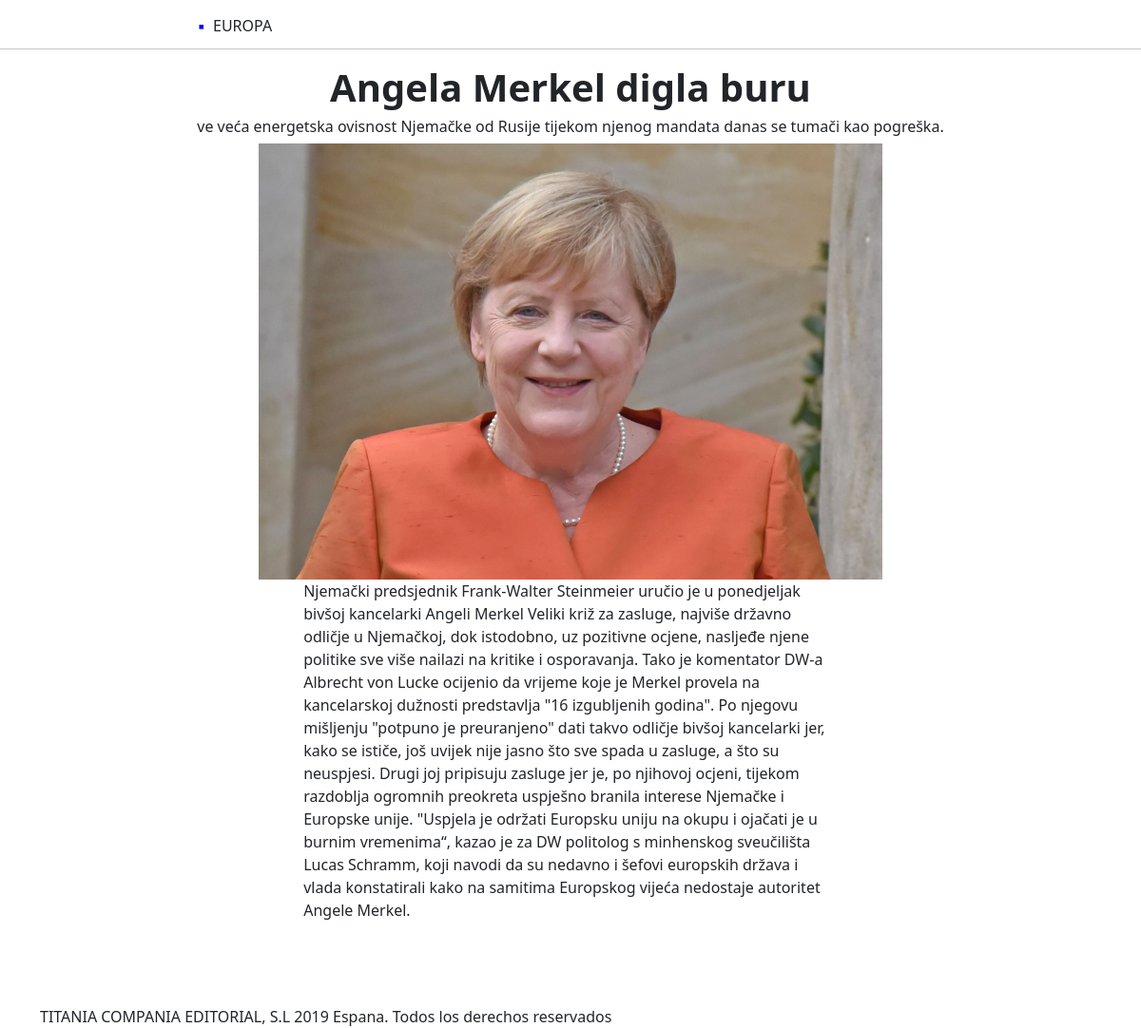
Screenshot of /clanak.php?id=13 with the database file from the repository.
### tables this page shows
CREATE TABLE `clanak` (
  `naslov` varchar(1000) NOT NULL,
  `sazetak` varchar(1000) NOT NULL,
  `tekst` text NOT NULL,
  `kategorija` varchar(1000) NOT NULL,
  `slika` varchar(1000) NOT NULL,
  `obavijest` int(2) NOT NULL,
  `id` int(10) NOT NULL
);

### clanak.php (the view, shortened to what this page needs)
<!DOCTYPE html>
<html lang="en">
<head>
    <link href="css/bootstrap.min.css" rel="stylesheet">
    <link rel="stylesheet" type="text/css" href="clanakStil.css" />
</head>
<body>
<?php
$servername="localhost";
$username="root";
$password="";
$basename="projekt";
$dbc=mysqli_connect($servername,$username,$password,$basename) or die('Greska pri spajanju'.mysqli_error());
if($dbc){
    $id = $_GET['id'];
    $query = "SELECT * FROM clanak WHERE id = ?;";
    $stmt = mysqli_stmt_init($dbc);
    if (!mysqli_stmt_prepare($stmt, $query)) {
        echo "failed";
    } else {
        mysqli_stmt_bind_param($stmt, "i", $id);
        mysqli_stmt_execute($stmt);
        $result = mysqli_stmt_get_result($stmt);
        $row = mysqli_fetch_assoc($result);
        $naslov=strtoupper($row['kategorija']);
    }
}
?>
<header id="Naslov">
  <div class="container">
  <div class="row">
          <div class="col-lg-12"><ul><li><?php echo "$naslov"?></li></ul>
          </div>
  </div>
</header>
<hr>
<section id="content">
<div class="container">
      <div class="row">
          <div class="col-lg-12"><h1><b><?php echo "${row['naslov']}"?></b></h1></div>
      </div>
      <div class="row">
          <div class="col-lg-12"><h6><?php echo "${row['sazetak']}"?></h6></div>
      </div>
      <div class="row">
          <div class="col-lg-12"><img src=<?php echo "slike/${row['slika']}"?> alt=""></div>
      </div>
      <div class="row">
          <div class="col-lg-12"><p><?php echo "${row['tekst']}"?></p></div>
      </div>
  </div>
</section>
<br><br><br>
<footer id="podnozje">
<div class="container">
  <div class="row">
          <div class="col-lg-12">TITANIA COMPANIA EDITORIAL, S.L 2019 Espana. Todos los derechos reservados
          </div>
  </div>
</footer>
</body>
</html>

### clanakStil.css (style rules this page uses)
header { width: 70%; margin-left: auto; margin-right: auto; margin-top: 15px; margin-bottom: -20px; }
header ul li::before { content: "\25AA"; color: blue; font-weight: bold; display: inline-block; width: 1em; margin-left: -1em; }
header ul { list-style-type: none; }
section { width: 80%; margin-left: auto; margin-right: auto; text-align: center; }
section img { width: 70%; margin-left: auto; margin-right: auto; }
section p { text-align: left; width: 60%; margin-left: auto; margin-right: auto; }

### rows the page displays
clanak: kategorija "EUROPA", naslov "Angela Merkel digla buru", sazetak "ve veća energetska ovisnost Njemačke od Rusije tijekom njenog mandata danas se tumači kao pogreška.", slika (picture), tekst "Njemački predsjednik Frank-Walter Steinmeier uručio je u ponedjeljak bivšoj kancelarki Angeli Merkel Veliki križ za zasluge, najviše državno odličje u Njemačkoj, dok istodobno, uz pozitivne ocjene, nasljeđe njene politike sve više nailazi na kritike i osporavanja. Tako je komentator DW-a Albrecht von Lucke ocijenio da vrijeme koje je Merkel provela na kancelarskoj dužnosti predstavlja \"16 izgubljenih godina\". Po njegovu mišljenju \"potpuno je preuranjeno\" dati takvo odličje bivšoj kancelarki jer, kako se ističe, još uvijek nije jasno što sve spada u zasluge, a što su neuspjesi. Drugi joj pripisuju zasluge jer je, po njihovoj ocjeni, tijekom razdoblja ogromnih preokreta uspješno branila…"
